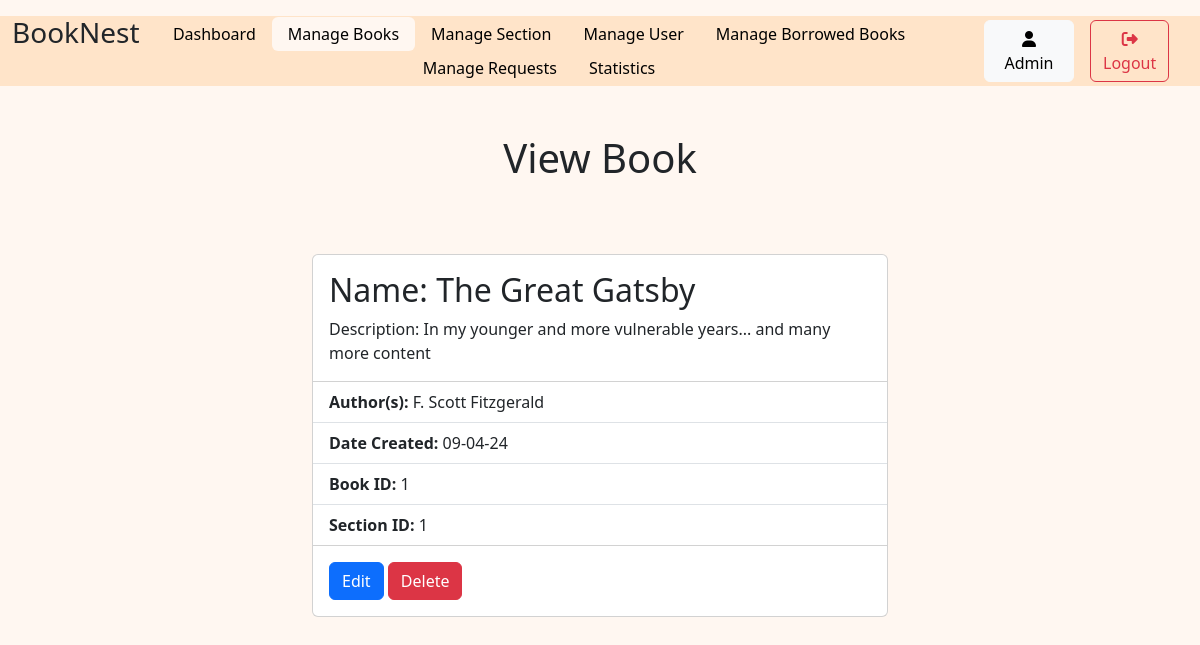
Screenshot of /admin/book_management/view/1 (signed in) with the database file from the repository.
### models.py (models this page shows)
class user(db.Model):
    user_id = db.Column(db.Integer, autoincrement=True, primary_key=True)
    username = db.Column(db.String(), unique=True)
    email = db.Column(db.String, unique=True)
    date_created = db.Column(db.DateTime, default=datetime.datetime.now)
    passhash = db.Column(db.String(256))
    is_admin=db.Column(db.Boolean, default=False)

class book(db.Model):
    book_id = db.Column(db.Integer, primary_key=True, autoincrement=True)
    name = db.Column(db.String)
    content = db.Column(db.String)
    date_created = db.Column(db.DateTime, default=datetime.datetime.now)
    authors = db.Column(db.String)
    section_id=db.Column(db.Integer, db.ForeignKey('section.section_id'))

### routes.py (the view)
@app.route('/admin/book_management/view/<int:id>')
@admin_required
def view_book(id):
    User=user.query.get(session['user_id'])
    Book=book.query.get(id)
    if not Book:
        flash('Book does not exists.')
        return render_template(url_for('bookManagement'))
    return render_template('/admin_pages/viewBook.html', active='Books', User=User, Book=Book)

### routes.py (called while the page is built)
def admin_required(func):
    @wraps(func)
    def inner(*args, **kwargs):
        if 'user_id' not in session:
            flash('Please login to continue')
            return redirect(url_for('login'))
        User = user.query.get(session['user_id'])
        if not User.is_admin:
            flash('You are not authorized to access this page')
            return redirect(url_for('dashboard'))
        return func(*args, **kwargs)
    return inner

### templates/admin_pages/viewBook.html (shortened to what this page needs)
{% extends 'layout.html' %}
{% block content %}
{% include 'adminNavbar.html' %}
<div class="d-flex pt-5 pb-3 justify-content-center">
    <h1 class="text-center">View Book</h1>
</div>
<div class="d-flex pt-5 justify-content-center">
    <div class="card" style="width: 36rem;">
        <div class="card-body">
            <h2 class="card-title">Name: {{Book.name}}</h2>
            <p class="card-text">Description: {{Book.content}}</p>
        </div>
        <ul class="list-group list-group-flush">
            <li class="list-group-item"><b>Author(s): </b>{{Book.authors}}</li>
            <li class="list-group-item"><b>Date Created: </b>{{Book.date_created.strftime('%d-%m-%y')}}</li>
            <li class="list-group-item"><b>Book ID: </b>{{Book.book_id}}</li>
            <li class="list-group-item"><b>Section ID: </b>{{Book.section_id}}</li>
        </ul>
        <div class="card-body">
            <a href="{{url_for('edit_book', id=Book.section_id)}}" class="btn btn-primary ">Edit</a>
            <a href="{{url_for('delete_book', id=Book.section_id)}}" class="btn btn-danger">Delete</a>
        </div>
    </div>
</div>
{% endblock %}

### templates/adminNavbar.html
<div class="align-self-center" style="background-color: #FFE4C9;">
    <div class="row container-fluid mt-3 " >
        <div class="col-1">
            <h3>BookNest</h3>
        </div>
        <div class="col-9 align-self-center">
            <ul class="nav justify-content-center nav-pills ">
                <li class="nav-item">
                    <a class="{% if active=='Dashboard' %}nav-link active{% else %}nav-link{%endif %}" aria-current="page" href="{{url_for('admin')}}">Dashboard</a>
                </li>
                <li class="nav-item">
                    <a class="{% if active=='Books' %}nav-link active{% else %}nav-link{%endif %}" href="{{url_for('bookManagement')}}">Manage Books</a>
                </li>
                <li class="nav-item">
                    <a class="{% if active=='Section' %}nav-link active{% else %}nav-link{%endif %}" href="{{url_for('sectionManagement')}}">Manage Section</a>
                </li>
                <li class="nav-item">
                    <a class="{% if active=='Users' %}nav-link active{% else %}nav-link{%endif %}" href="{{url_for('userManagement')}}">Manage User </a>
                </li>
                <li class="nav-item">
                    <a class="{% if active=='borrowedBooks' %}nav-link active{% else %}nav-link{%endif %}" href="{{url_for('borrowedBooksManagement')}}">Manage Borrowed Books</a>
                </li>
                <li class="nav-item">
                    <a class="{% if active=='Requests' %}nav-link active{% else %}nav-link{%endif %}" href="{{url_for('manageRequest')}}">Manage Requests</a>
                </li>
                <li class="nav-item">
                    <a class="{% if active=='statistics' %}nav-link active{% else %}nav-link{%endif %}" href="{{url_for('statistics')}}">Statistics</a>
                </li>
            </ul>
        </div>
        <div class="col-1 align-self-center p-1">
            <a class="btn btn-light" href="{{url_for('profile',id=User.user_id)}}">
                <i class="fa-solid fa-user"></i> {{User.username}}
            </a>
        </div>
        <div class="col-1 align-self-center">
            <a class="btn btn-outline-danger" href="{{url_for('logout')}}">
                <i class="fa-solid fa-right-from-bracket"></i>Logout
            </a>
        </div>
    </div>
</div>

### Static/style.css (style rules this page uses)
.nav-pills .nav-link.active { color: black; background-color: #FFF7F1; }
.nav-pills .nav-link { color: black; }
.nav>li>a { padding-top: 5px; padding-bottom: 5px; }
body { background-color: #FFF7F1; }

### rows the page displays
user: username "Admin"
book: name "The Great Gatsby", content "In my younger and more vulnerable years... and many more content", authors "F. Scott Fitzgerald", date_created "09-04-24", book_id "1", section_id "1"
